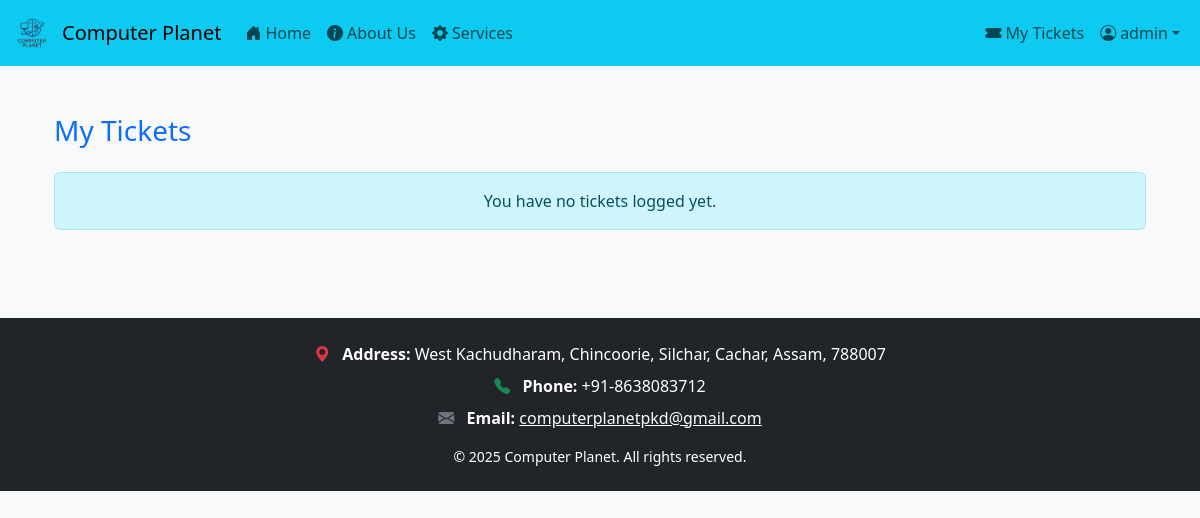
The page /tickets/my/ (signed in) on the database as committed earlier.
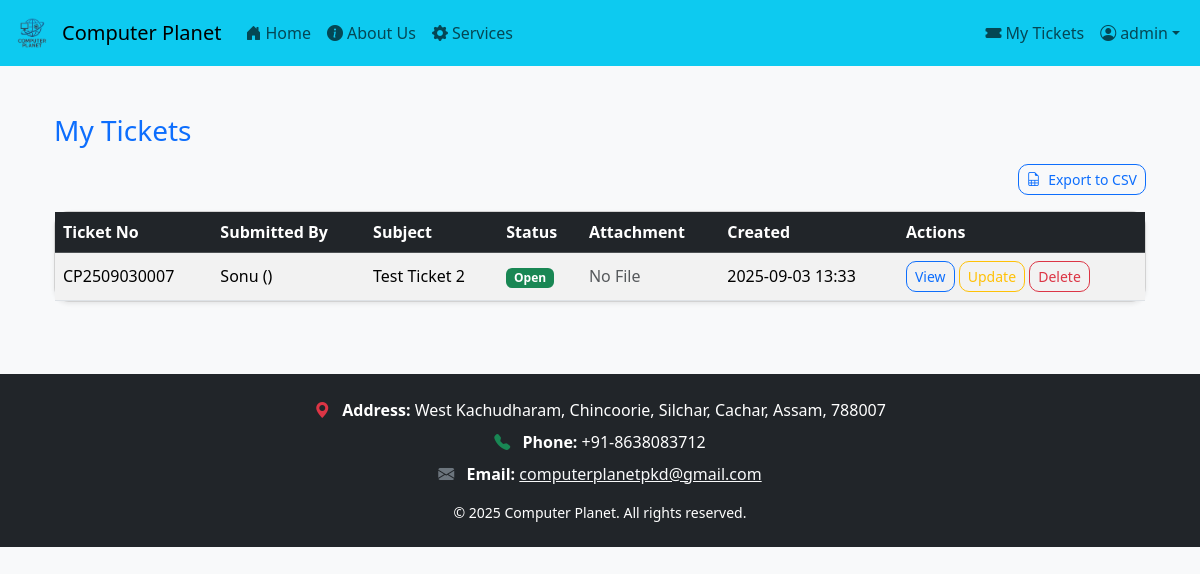
The same page on the database as committed later.
### accounts/models.py (models this page shows, shortened)
class Profile(models.Model):
    user = models.OneToOneField(User, on_delete=models.CASCADE)
    name = models.CharField(max_length=150, blank=True, null=True)  # 👈 this must exist
    phone = models.CharField(max_length=15, blank=True, null=True)
    address = models.TextField(blank=True, null=True)
    company = models.CharField(max_length=100, blank=True, null=True)
    is_customer = models.BooleanField(default=True)

### tickets/models.py (models this page shows, shortened)
class Ticket(models.Model):
    STATUS_CHOICES = [
        ('open', 'Open'),
        ('in_progress', 'In Progress'),
        ('resolved', 'Resolved'),
        ('closed', 'Closed'),
    ]
    access_key = models.UUIDField(default=uuid.uuid4, editable=False, unique=True)
    ticket_no = models.CharField(max_length=20, unique=True, blank=True , null=True)
    customer = models.ForeignKey(User, on_delete=models.CASCADE, related_name="tickets")
    subject = models.CharField(max_length=200)
    description = models.TextField()
    admin_notes = models.TextField(blank=True, null=True)
    status = models.CharField(max_length=20, choices=STATUS_CHOICES, default='open')
    reported_by = models.CharField(max_length=100, blank=True, null=True)
    attachment = models.FileField(upload_to='ticket_files/', blank=True, null=True)
    admin_notes = models.TextField(blank=True, null=True)
    created_at = models.DateTimeField(auto_now_add=True)
    updated_at = models.DateTimeField(auto_now=True)

### tickets/views.py (the view)
# urls.py: path("my/", views.my_tickets, name="tickets_list"),
@login_required
def my_tickets(request):
    if request.user.is_staff:
        tickets = Ticket.objects.all().order_by("-created_at")
    else:
        tickets = Ticket.objects.filter(customer=request.user).order_by("-created_at")
    return render(request, "tickets/my_tickets.html", {"tickets": tickets})

### templates/tickets/my_tickets.html (shortened to what this page needs)
{% extends "base.html" %}
{% block content %}
<div class="container py-4">
  <h3 class="text-primary mb-3">My Tickets</h3>
  {% if tickets %}
  <div class="d-flex justify-content-end mb-3">
    <a href="{% url 'tickets:export_csv' %}" class="btn btn-outline-primary btn-sm">
      <i class="bi bi-file-earmark-spreadsheet me-1"></i> Export to CSV
    </a>
  </div>
  <div class="card shadow-sm d-none d-md-block">
    <div class="card-body p-0">
      <div class="table-responsive">
        <table class="table table-hover table-striped mb-0 align-middle">
          <thead class="table-dark">
            <tr>
              <th scope="col">Ticket No</th>
              <th scope="col">Submitted By</th>
              <th scope="col">Subject</th>
              <th scope="col">Status</th>
              <th scope="col">Attachment</th>
              <th scope="col">Created</th>
              <th scope="col">Actions</th>
            </tr>
          </thead>
          <tbody>
            {% for ticket in tickets %}
            <tr>
              <td>{{ ticket.ticket_no }}</td>
              <td>{{ ticket.reported_by }} ({{ ticket.customer.email }})</td>
              <td class="text-truncate" style="max-width: 150px;">{{ ticket.subject }}</td>
              <td>
                {% if ticket.get_status_display == "Open" %}
                  <span class="badge bg-success">{{ ticket.get_status_display }}</span>
                {% elif ticket.get_status_display == "In Progress" %}
                  <span class="badge bg-warning text-dark">{{ ticket.get_status_display }}</span>
                {% elif ticket.get_status_display == "Resolved" %}
                  <span class="badge bg-info text-dark">{{ ticket.get_status_display }}</span>
                {% elif ticket.get_status_display == "Closed" %}
                  <span class="badge bg-secondary">{{ ticket.get_status_display }}</span>
                {% else %}
                  <span class="badge bg-light text-dark">{{ ticket.status }}</span>
                {% endif %}
              </td>
              <td>
                {% if ticket.attachment %}
                  <a href="{{ ticket.attachment.url }}" target="_blank" class="text-decoration-none">View File</a>
                {% else %}
                  <span class="text-muted">No File</span>
                {% endif %}
              </td>
              <td>{{ ticket.created_at|date:"Y-m-d H:i" }}</td>
              <td>
                <a href="{% url 'tickets:details' ticket.id %}" class="btn btn-sm btn-outline-primary">View</a>
                {% if request.user.is_superuser %}
                  <a href="{% url 'tickets:update_ticket' ticket.id %}" class="btn btn-sm btn-outline-warning">Update</a>
                  <a href="{% url 'tickets:delete' ticket.id %}" class="btn btn-sm btn-outline-danger">Delete</a>
                {% endif %}
              </td>
            </tr>
            {% endfor %}
          </tbody>
        </table>
      </div>
    </div>
  </div>
  {% else %}
  <div class="alert alert-info text-center mt-4">
    You have no tickets logged yet.
  </div>
  {% endif %}
</div>
{% endblock %}

### templates/base.html (shortened to what this page needs)
{% load static %}
<!DOCTYPE html>
<html lang="en">
<head>
    <link href="https://cdn.jsdelivr.net/npm/bootstrap@5.3.3/dist/css/bootstrap.min.css" rel="stylesheet">
    <link rel="stylesheet" href="https://cdn.jsdelivr.net/npm/bootstrap-icons@1.10.5/font/bootstrap-icons.css">
    <link rel="stylesheet" href="{% static 'css/styles.css' %}">
</head>
<body>
    {% include "includes/navbar.html" %}
    <div class="container mt-4">
        {% block content %}
        {% endblock %}
    </div>
    <footer class="bg-dark text-white mt-5 py-4">
      <div class="container text-center">
        <ul class="list-unstyled mb-3">
          <li class="mb-2">
            <i class="bi bi-geo-alt-fill text-danger me-2"></i>
            <strong>Address:</strong> West Kachudharam, Chincoorie, Silchar, Cachar, Assam, 788007
          </li>
          <li class="mb-2">
            <i class="bi bi-telephone-fill text-success me-2"></i>
            <strong>Phone:</strong> +91-8638083712
          </li>
          <li>
            <i class="bi bi-envelope-fill text-secondary me-2"></i>
            <strong>Email:</strong> <a href="mailto:computerplanetpkd@gmail.com" class="link-light text-decoration-underline">computerplanetpkd@gmail.com</a>
          </li>
        </ul>
        <div class="small">
          &copy; {{ year|default:2025 }} Computer Planet. All rights reserved.
        </div>
      </div>
    </footer>
</body>
</html>

### templates/includes/navbar.html (shortened to what this page needs)
{% load static %}
<nav class="navbar navbar-expand-lg navbar-light bg-info">
  <div class="container-fluid">
    <a class="navbar-brand d-flex align-items-center" href="{% url 'home' %}">
      <img src="{% static 'images/logos/logo.png' %}" alt="Computer Planet Logo" style="height:40px; margin-right:10px;">
      <span>Computer Planet</span>
    </a>
    <div class="collapse navbar-collapse" id="navbarNav">
      <ul class="navbar-nav me-auto mb-2 mb-lg-0">
        <li class="nav-item">
          <a class="nav-link" href="{% url 'home' %}">
            <i class="bi bi-house-door-fill me-1"></i>Home
          </a>
        </li>
        <li class="nav-item">
          <a class="nav-link" href="{% url 'about' %}">
            <i class="bi bi-info-circle-fill me-1"></i>About Us
          </a>
        </li>
        <li class="nav-item">
          <a class="nav-link" href="{% url 'product_list' %}">
            <i class="bi bi-gear-fill me-1"></i>Services
          </a>
        </li>
      </ul>
     <ul class="navbar-nav">
  {% if user.is_authenticated %}
    <li class="nav-item">
      <a class="nav-link" href="{% url 'tickets:my_tickets' %}">
        <i class="bi bi-ticket-fill me-1"></i>My Tickets
      </a>
    </li>
    <li class="nav-item dropdown">
      <a class="nav-link dropdown-toggle d-flex align-items-center" href="#" id="profileDropdown"
         role="button" data-bs-toggle="dropdown" aria-expanded="false">
        <i class="bi bi-person-circle me-1"></i>
        {{ user.profile.name|default:user.username }}
      </a>
    </li>
  {% endif %}
</ul>
    </div>
  </div>
</nav>

### static/css/styles.css (style rules this page uses)
body { background-color: #f8f9fa; }
.card { border-radius: 15px; }
.btn { border-radius: 10px; }

Rows that differ between the two databases and show on the page:
added Ticket: ticket_no "CP2509030007", reported_by "Sonu", subject "Test Ticket 2", status "Open", attachment "No File", created_at "2025-09-03 13:33"
Other text that changed with them:
text no longer shown: "You have no tickets logged yet."
text now shown: "Export to CSV Ticket No Submitted By Subject Status Attachment Created Actions"
